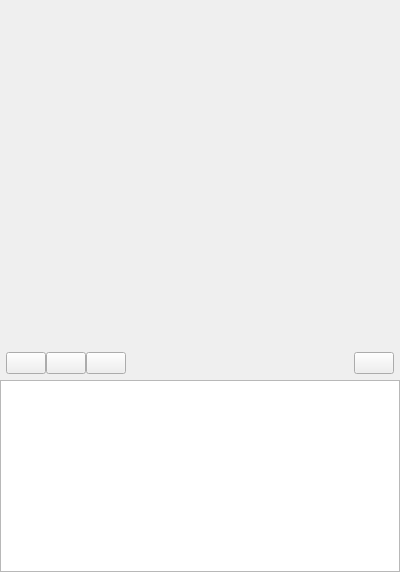
<?xml version="1.0" encoding="UTF-8"?>
<ui version="4.0">
 <class>Form</class>
 <widget class="QWidget" name="Form">
  <property name="geometry">
   <rect>
    <x>0</x>
    <y>0</y>
    <width>400</width>
    <height>572</height>
   </rect>
  </property>
  <property name="windowTitle">
   <string>Form</string>
  </property>
  <property name="autoFillBackground">
   <bool>false</bool>
  </property>
  <layout class="QVBoxLayout">
   <property name="spacing">
    <number>0</number>
   </property>
   <property name="leftMargin">
    <number>0</number>
   </property>
   <property name="topMargin">
    <number>0</number>
   </property>
   <property name="rightMargin">
    <number>0</number>
   </property>
   <property name="bottomMargin">
    <number>0</number>
   </property>
   <item>
    <widget class="VideoWidget" name="video" native="true">
     <property name="sizePolicy">
      <sizepolicy hsizetype="Preferred" vsizetype="Expanding">
       <horstretch>0</horstretch>
       <verstretch>0</verstretch>
      </sizepolicy>
     </property>
    </widget>
   </item>
   <item>
    <layout class="QVBoxLayout" name="verticalLayout">
     <property name="spacing">
      <number>0</number>
     </property>
     <property name="leftMargin">
      <number>0</number>
     </property>
     <property name="topMargin">
      <number>0</number>
     </property>
     <property name="rightMargin">
      <number>0</number>
     </property>
     <property name="bottomMargin">
      <number>0</number>
     </property>
     <item>
      <layout class="QHBoxLayout" name="horizontalLayout">
       <property name="leftMargin">
        <number>6</number>
       </property>
       <property name="topMargin">
        <number>6</number>
       </property>
       <property name="rightMargin">
        <number>6</number>
       </property>
       <property name="bottomMargin">
        <number>6</number>
       </property>
       <item>
        <widget class="QPushButton" name="startButton">
         <property name="text">
          <string/>
         </property>
         <property name="icon">
          <iconset>
           <normaloff>:/video/resources/22x22/media-playback-start.png</normaloff>
           <normalon>:/video/resources/22x22/media-playback-start.png</normalon>:/video/resources/22x22/media-playback-start.png</iconset>
         </property>
         <property name="iconSize">
          <size>
           <width>22</width>
           <height>22</height>
          </size>
         </property>
        </widget>
       </item>
       <item>
        <widget class="QPushButton" name="pauseButton">
         <property name="text">
          <string/>
         </property>
         <property name="icon">
          <iconset>
           <normaloff>:/video/resources/22x22/media-playback-pause.png</normaloff>
           <normalon>:/video/resources/22x22/media-playback-pause.png</normalon>:/video/resources/22x22/media-playback-pause.png</iconset>
         </property>
         <property name="iconSize">
          <size>
           <width>22</width>
           <height>22</height>
          </size>
         </property>
        </widget>
       </item>
       <item>
        <widget class="QPushButton" name="stopButton">
         <property name="mouseTracking">
          <bool>true</bool>
         </property>
         <property name="text">
          <string/>
         </property>
         <property name="icon">
          <iconset>
           <normaloff>:/video/resources/22x22/media-playback-stop.png</normaloff>
           <normalon>:/video/resources/22x22/media-playback-stop.png</normalon>:/video/resources/22x22/media-playback-stop.png</iconset>
         </property>
         <property name="iconSize">
          <size>
           <width>22</width>
           <height>22</height>
          </size>
         </property>
        </widget>
       </item>
       <item>
        <spacer name="horizontalSpacer">
         <property name="orientation">
          <enum>Qt::Horizontal</enum>
         </property>
         <property name="sizeHint" stdset="0">
          <size>
           <width>40</width>
           <height>20</height>
          </size>
         </property>
        </spacer>
       </item>
       <item>
        <widget class="QPushButton" name="consoleButton">
         <property name="mouseTracking">
          <bool>true</bool>
         </property>
         <property name="text">
          <string/>
         </property>
         <property name="icon">
          <iconset>
           <normaloff>:/video/resources/22x22/utilities-terminal.png</normaloff>
           <normalon>:/video/resources/22x22/utilities-terminal.png</normalon>:/video/resources/22x22/utilities-terminal.png</iconset>
         </property>
         <property name="iconSize">
          <size>
           <width>22</width>
           <height>22</height>
          </size>
         </property>
        </widget>
       </item>
      </layout>
     </item>
     <item>
      <widget class="QTextBrowser" name="consoleTextBrowser">
       <property name="sizePolicy">
        <sizepolicy hsizetype="Expanding" vsizetype="Minimum">
         <horstretch>0</horstretch>
         <verstretch>0</verstretch>
        </sizepolicy>
       </property>
       <property name="lineWrapMode">
        <enum>QTextEdit::NoWrap</enum>
       </property>
      </widget>
     </item>
    </layout>
   </item>
  </layout>
 </widget>
 <customwidgets>
  <customwidget>
   <class>VideoWidget</class>
   <extends>QWidget</extends>
   <header>videowidget.h</header>
   <container>1</container>
  </customwidget>
 </customwidgets>
 <resources/>
 <connections/>
</ui>
